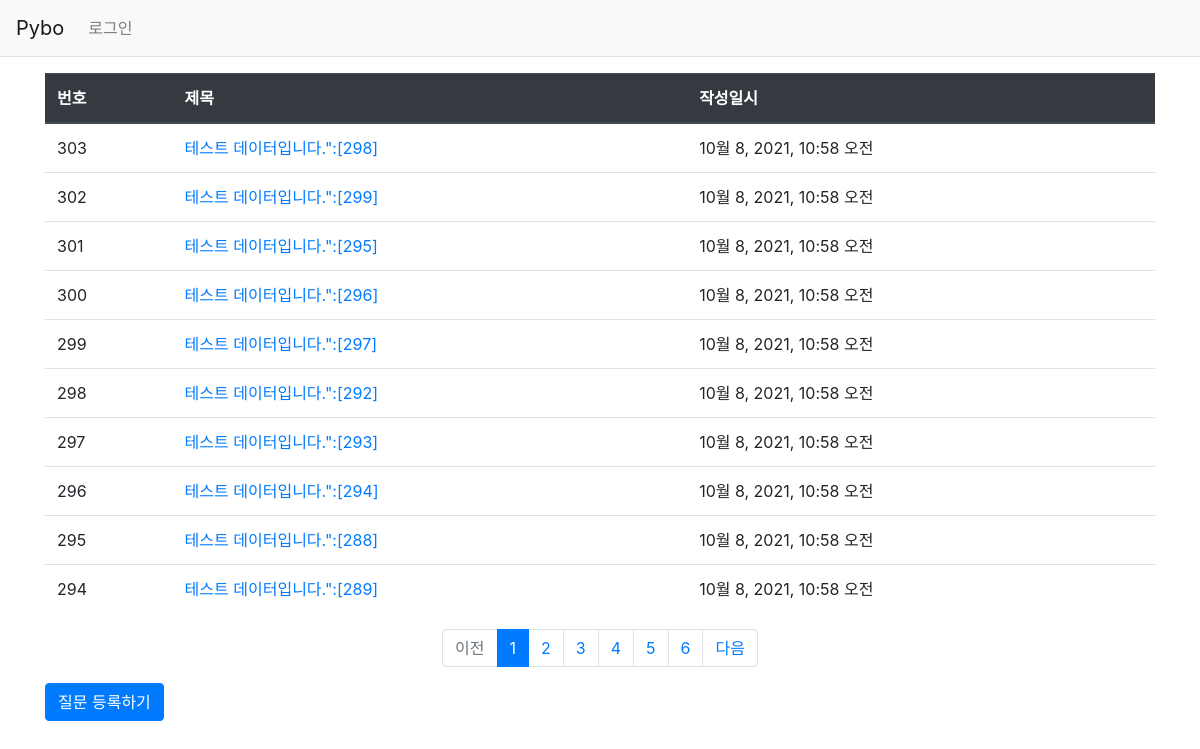
Screenshot of /pybo/ with the database file from the repository.
### pybo/models.py (models this page shows, shortened)
class Question(models.Model):
    subject=models.CharField(max_length=200)
    content=models.TextField()
    create_date=models.DateTimeField()

### pybo/views.py (the view)
# urls.py: path('',views.index, name='index'), # /페이지에 해당하는 urlpatterns
def index(request):
    page = request.GET.get('page',1) # 페이지
    question_list=Question.objects.order_by('-create_date')
    paginator=Paginator(question_list, 10) # 페이지 당 10개씩 보여주기
    page_obj = paginator.get_page(page)
    context={'question_list':page_obj}
    return render(request, 'pybo/question_list.html', context)

### pybo/templatetags/pybo_filter.py (called while the page is built)
@register.filter
def sub(value, arg):
    return value -arg

### templates/pybo/question_list.html (shortened to what this page needs)
{% extends 'base.html' %}
{% load pybo_filter %}
{% block content %}
<div class="container my-3">
    <table class="table">
        <thead>
        <tr class="thead-dark">
            <th>번호</th>
            <th>제목</th>
            <th>작성일시</th>
        </tr>
        </thead>
        <tbody>
        {% if question_list %}
        {% for question in question_list %}
        <tr>
            <td>
                {{ question_list.paginator.count|sub:question_list.start_index|sub:forloop.counter0|add:1 }}
            </td>
            <td>
                <a href="{% url 'pybo:detail' question.id %}">
                    {{ question.subject }}
                </a>
            </td>
            <td>{{ question.create_date  }}</td>
        </tr>
        {% endfor %}
        {% else %}
        <tr>
            <td colspan="3">질문이 없습니다.</td>
        </tr>
        {% endif %}
        </tbody>
    </table>
    <ul class="pagination justify-content-center">
        {% if question_list.has_previous %}
        <li class="page-item">
            <a class="page-link"
               href="?page={{ question_list.previous_page_number }}">
                이전
            </a>
        </li>
        {% else %}
        <li class="page-item disabled">
            <a class="page-link" tabindex="-1" aria-disabled="true" href="#">
                이전
            </a>
        </li>
        {% endif %}
        {% for page_number in question_list.paginator.page_range %}
        {% if page_number >= question_list.number|add:-5 and page_number <= question_list.number|add:5 %}
            {% if page_number == question_list.number %}
            <li class="page-item active" aria-current="page">
                <a class="page-link" href="?page={{ page_number }}">
                    {{ page_number }}
                </a>
            </li>
            {% else %}
            <li class="page-item">
                <a class="page-link" href="?page={{ page_number }}">
                    {{ page_number }}
                </a>
            </li>
            {% endif %}
        {% endif %}
        {% endfor %}
        {% if question_list.has_next %}
        <li class="page-item">
            <a class="page-link"
               href="?page={{ question_list.next_page_number }}">
                다음
            </a>
        </li>
        {% else %}
        <li class="page-item disabled">
            <a class="page-link" tabindex="-1" aria-disabled="true" href="#">
                다음
            </a>
        </li>
        {% endif %}
    </ul>
    <a href="{% url 'pybo:question_create' %}" class="btn btn-primary">
        질문 등록하기
    </a>
</div>
{% endblock %}

### templates/base.html (shortened to what this page needs)
{% load static %}
<!doctype html>
<html lang="ko">
<head>
    <link rel="stylesheet" type="text/css" href="{% static 'bootstrap.min.css' %}">
    <link rel="stylesheet" type="text/css" href="{% static 'style.css' %}">
</head>
<body>
{% include "navbar.html" %}
{% block content %}
{% endblock %}
</body>
</html>

### templates/navbar.html (shortened to what this page needs)
<nav class="navbar navbar-expand-lg navbar-light bg-light border-bottom">
    <a class="navbar-brand" href="{% url 'pybo:index' %}">Pybo</a>
    <div class="collapse navbar-collapse flex-grow-0" id="navbarNav">
        <ul class="navbar-nav">
            <li class="nav-item ">
                {% if user.is_authenticated %}
                <a class="nav-link" href="{% url 'common:logout' %}">{{ user.username }} (로그아웃)</a>
                {% else %}
                <a class="nav-link" href="{% url 'common:login' %}">로그인</a>
                {% endif %}
            </li>
        </ul>
    </div>
</nav>

### rows the page displays
Question: paginator.count|sub "303", subject "테스트 데이터입니다.\":[298]", create_date "10월 8, 2021, 10:58 오전"
Question: paginator.count|sub "302", subject "테스트 데이터입니다.\":[299]", create_date "10월 8, 2021, 10:58 오전"
Question: paginator.count|sub "301", subject "테스트 데이터입니다.\":[295]", create_date "10월 8, 2021, 10:58 오전"
Question: paginator.count|sub "300", subject "테스트 데이터입니다.\":[296]", create_date "10월 8, 2021, 10:58 오전"
Question: paginator.count|sub "299", subject "테스트 데이터입니다.\":[297]", create_date "10월 8, 2021, 10:58 오전"
Question: paginator.count|sub "298", subject "테스트 데이터입니다.\":[292]", create_date "10월 8, 2021, 10:58 오전"
Question: paginator.count|sub "297", subject "테스트 데이터입니다.\":[293]", create_date "10월 8, 2021, 10:58 오전"
Question: paginator.count|sub "296", subject "테스트 데이터입니다.\":[294]", create_date "10월 8, 2021, 10:58 오전"
Question: paginator.count|sub "295", subject "테스트 데이터입니다.\":[288]", create_date "10월 8, 2021, 10:58 오전"
Question: paginator.count|sub "294", subject "테스트 데이터입니다.\":[289]", create_date "10월 8, 2021, 10:58 오전"

### other values shown
{{ page_number }} "1"
{{ page_number }} "2" "3" "4" "5" "6"
